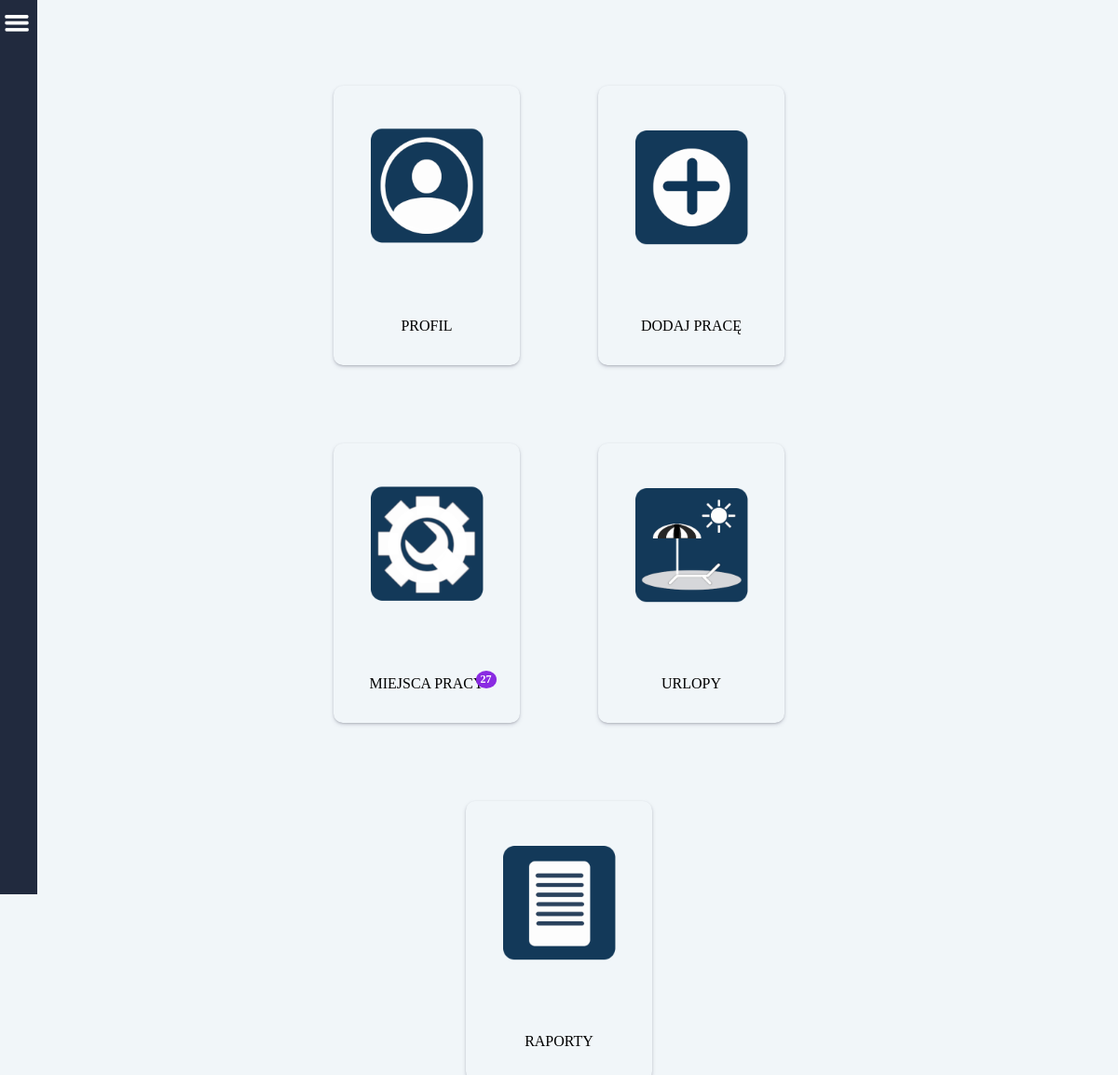
The app's page /home/ (signed in), older data.
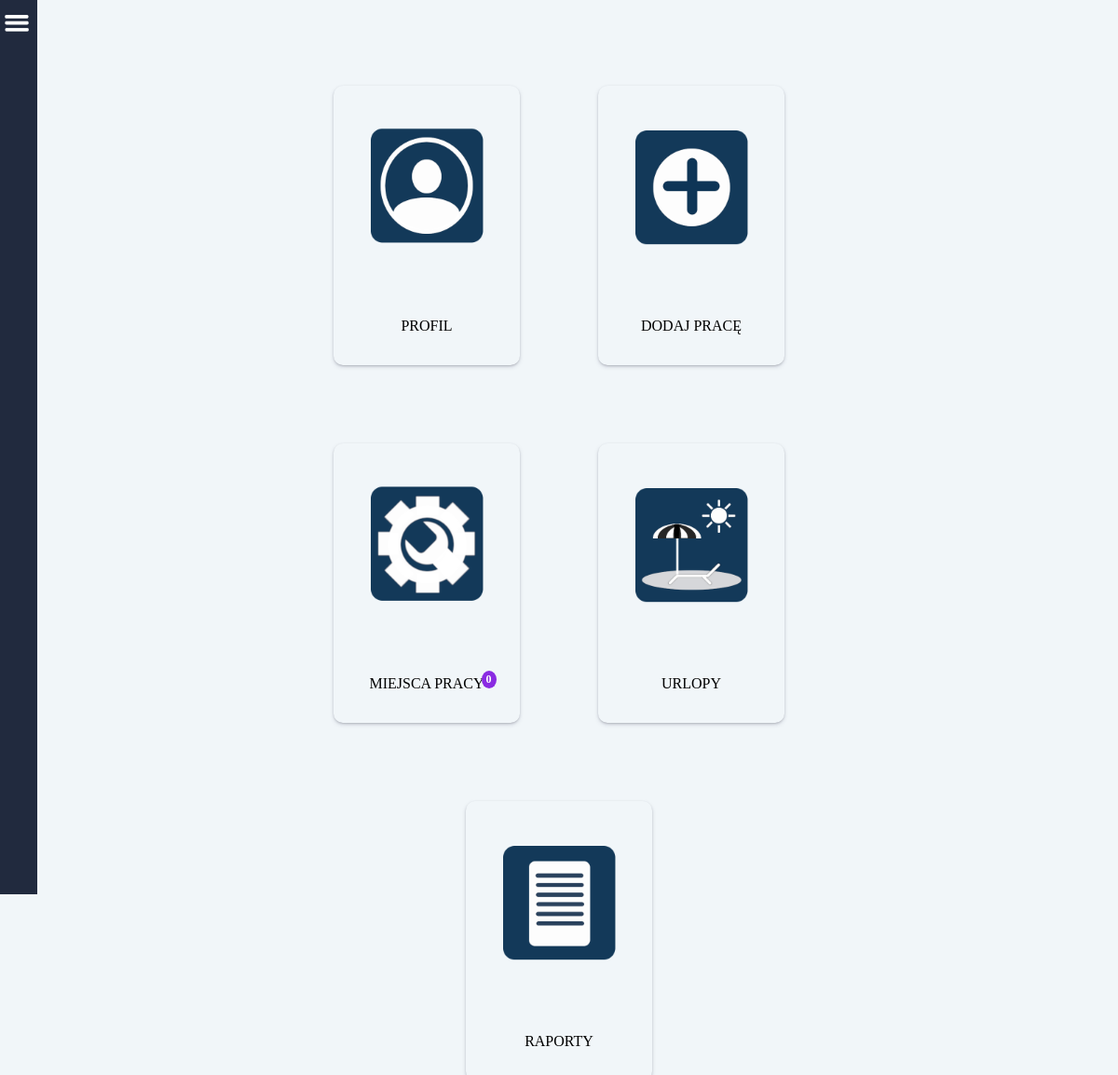
The same page, newer data.
### users/models.py (models this page shows, shortened)
class CustomUser(AbstractBaseUser, PermissionsMixin):
    username = models.CharField(
        _('Użytkownik'),
        null=True,
        max_length= 255,
        )
    email = models.EmailField(_("email"), unique=True)
    fp_token = models.CharField(
        null=True,
        max_length=192,
        unique=True,
    )
    birthday = models.CharField(
        _('Data urodzenia'),
        null=True,
        max_length= 55,
        )
    birthplace = models.CharField(
        _('Miejsce urodzenia'),
        null=True,
        max_length= 255,
        )
    workplace = models.CharField(
        _('Miejsce pracy'),
        null=True,
        max_length= 255,
        )
    religion = models.CharField(
        _('Religia'),
        null=True,
        max_length= 255,
        )
    insurance_number = models.CharField(
        _('Numer ubezpieczenia'),
        null=True,
        max_length= 255,
        )
    tax_number = models.CharField(
        _('Numer podatkowy'),
        null=True,
        max_length= 255,
        )
    adress_pl = models.CharField(
        _('Adres w Polsce'),
        null=True,
        max_length= 255,
        )
    adress_de = models.CharField(
        _('Adres w Niemczech'),
        null=True,
        max_length= 255,
        )
    profession = models.CharField(
        _('Zawód'),
        null=True,
        max_length= 255,
        )
    position = models.CharField(
        _('Stanowisko (pracuje w)'),
        null=True,
        max_length= 255,
        )
    internal_tax_number = models.CharField(
        _('Wewnętrzny numer podatkowy'),
        null=True,
        max_length= 255,
        )
    nfz_name = models.CharField(
        _('NFZ - nazwa'),
        null=True,
        max_length= 255,
        )
    nfz_adress = models.CharField(
        _('NFZ - adres'),
        null=True,
        max_length= 255,
        )
    phone_number = models.CharField(
        _('Telefon'),
        null=True,
        max_length= 255,
        )
    bank = models.CharField(
        _('Nazwa banku'),
        null=True,
        max_length= 255,
        )
    bic_swift = models.CharField(
        _('BIC/SWIFT'),
        null=True,
        max_length= 255,
        )
    bank_account = models.CharField(
        _('Konto i właściciel'),
        null=True,
        max_length= 255,
        )
    health_insurance_de = models.CharField(
        _('Ubezpieczenie w Niemczech'),
        null=True,
        max_length= 255,
        )
    health_insurance_de_number = models.CharField(
        _('KK VersNr'),
        null=True,
        max_length= 255,
        )
    shoe_size = models.CharField(
        _('Rozmiar buta'),
        null=True,
        max_length= 255,
        )
    growth = models.CharField(
        _('Wzrost'),
        null=True,
        max_length= 255,
        )
    work_clothes = models.CharField(
        _('Ubranie robocze'),
        null=True,
        max_length= 255,
        )
    rights = models.CharField(
        _('Uprawnienia'),
        null=True,
        max_length= 255,
        )
    payment = models.FloatField(
        _('Stawka za godzinę'),
        default=0
    )
    vacations_days_quantity = models.IntegerField(
        _('Ilość przysługujących dni urlopu'),
        null=True,
    )
    vacations_days_quantity_de = models.IntegerField(
        _('Ilość przysługujących dni urlopu'),
        null=True,
    )
    vacacions_on_demand = models.IntegerField(
        _('Ilość dni urlopu na żądanie'),
        default=4,
    )
    cares_vacations = models.IntegerField(
        _('Ilość dni urlopu opiekuńczego'),
        default=5,
    )
    force_majeure_vacations = models.IntegerField(
        _('Ilość godzin urlopu z powodu siły wyższej'),
        default=16,
    )
    compassionate_vacations = models.IntegerField(
        _('Ilość dni urlopu okolicznościowego'),
        default=2,
    )
    last_year_vacations_days_quantity = models.IntegerField(
        _('Ilość przysługujących dni urlopu za zeszły rok'),
        null=True,
    )
    last_year_vacations_days_quantity_de = models.IntegerField(
        _('Ilość przysługujących dni urlopu za zeszły rok'),
        null=True,
    )
    days_to_use_in_current_year = models.IntegerField(
        _('Do użycia w bieżącym roku'),
        null=True,
    )
    days_to_use_in_current_year_de = models.IntegerField(
        _('Do użycia w bieżącym roku'),
        null=True,
    )
    is_staff = models.BooleanField(default=False)
    is_active = models.BooleanField(default=True)
    date_joined = models.DateTimeField(
        _('Data rejestracji'),
        default=timezone.now,
        )
    USERNAME_FIELD = "email"
    EMAIL_FIELD = "email"
    REQUIRED_FIELDS = []
    objects = CustomUserManager()

### main/models.py (models this page shows)
class IsRead(models.Model):
    message = models.ForeignKey(
        Message,
        on_delete=models.CASCADE,
        null=True,
    )
    username = models.CharField(
        null=True,
        max_length=50,
    )
    work_object = models.ForeignKey(
        WorkObject,
        null=True,
        on_delete=models.CASCADE,
        )
    is_read = models.BooleanField(
        default=False,
    )
    def __str__(self):
        return str(self.id)

### main/views.py (the view)
# urls.py: path('home/', index, name='home'),
def index(request):
    return render(request, "home.html")

### main/templatetags/messages.py (called while the page is built)
@register.simple_tag
def all_messages_quantity(username):
    count = 0
    quantity = IsRead.objects.filter(
        username=username,
        is_read=False,
    )
    print('quantity', quantity)
    for q in quantity:
        count += 1
    return count

### main/templates/home.html (shortened to what this page needs)
{% extends 'base.html' %}
{% load static %}
{% load vacation_requests %}
{% load messages %}
    {% block content %}
    <div class="page-container">
        <div class="row-container">
            <a class="home_part" href="{% url 'user' request.user.pk %}">
                <img src="{% static 'images/profil.png' %}" width="150" height="150">
                <p>PROFIL</p>
            </a>
            <a class="home_part" href="{% url 'user_work' request.user.pk %}">
                <img src="{% static 'images/addwork.png' %}" width="150" height="150">
                <p>DODAJ PRACĘ</p>
            </a>
            <a class="home_part" href="{% url 'work_objects' request.user.pk %}">
                <img src="{% static 'images/workobject.png' %}" width="150" height="150">
                <div class="tags_cont_mini">
                    <p>MIEJSCA PRACY </p>
                    <span class="header_quantity">{% all_messages_quantity request.user.username %}</span>
                </div>
            </a>
            <a class="home_part" href="{% url 'vacations' request.user.pk %}">
                <img src="{% static 'images/vacations.png' %}" width="150" height="150">
                {% if request.user.is_superuser %}
                    <div class="tags_cont_mini">
                        <p>URLOPY</p>
                        <span class="header_quantity">{% request_quantity %}</span>
                    </div>
                {% else %}
                    <p>URLOPY</p>
                {% endif %}
            </a>
            <a class="home_part" href="{% url 'raports' %}">
                <img src="{% static 'images/raports.png' %}" width="150" height="150">
                <p>RAPORTY</p>
            </a>
        </div>
    </div>
    {% endblock %}

Row changes from the older to the newer data that the page shows:
changed CustomUser: username "27" → "0"
